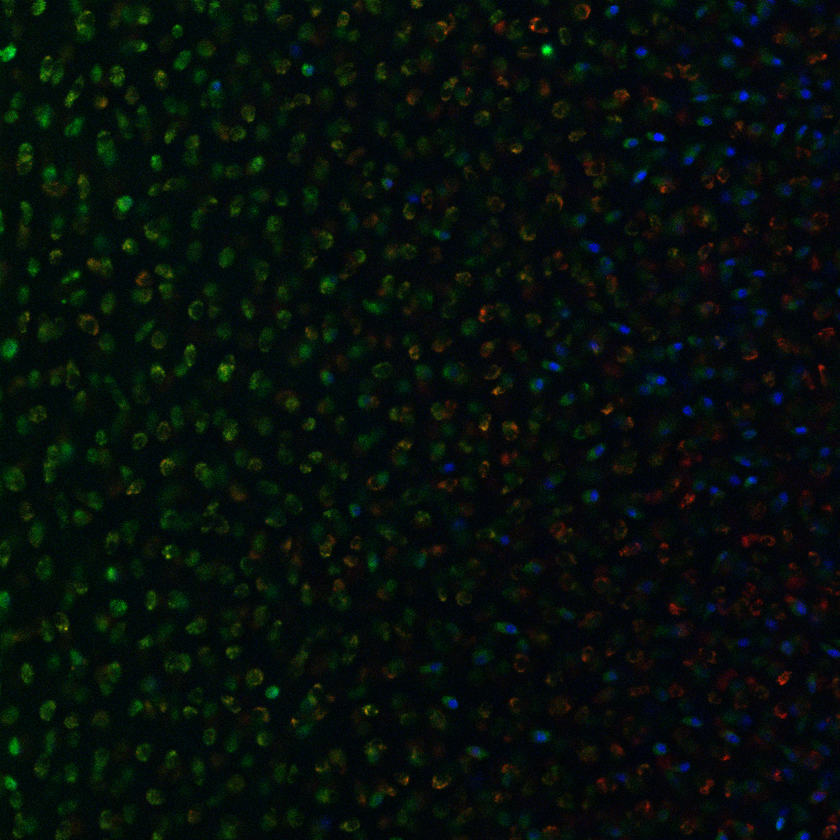
%> input picture test.tiff, 840 x 840 px, shrunk from 1024 x 1024 before the run
$ octave --eval "result = marker_watershed(imread('../test.tiff'));"   (GNU Octave 9; MATLAB toolbox functions it lacks are replaced by stand-ins)
%> lines starting %> are read from the running program, lines starting %| are printed output that depends on the picture
function L = marker_watershed(im, varargin)
%
% L = MARKER_WATERSHED(IM) computes the watershed transform of image IM
%
% L = MARKER_WATERSHED(IM, Name, Value ...) forces the foreground and/or
% background pixels to be basins, as indicated by the name, value pairs.
%   'Background'    Binary image the same size as IM where pixels labeled
%                   as true are forced to be background basins
%   'Foreground'    Binary image the same size as IM where pixels labeled
%                   as true are forced to be local basins
%
% The process is like MATLAB's watershed, but modified to:
%   1. invert im and convert intensity image in the domain [-1 0]
%   2. set positive background pixels (indicated in the binary background
%      input) to  -2
%   3. set positive forground pixels (indicated in the binary foreground
%      input) to -1
%   4. compute watershed transformation
%   5. enforce all regions with any background pixels to have the label 0
%   6. renumber all other regions to have unique consecutive positive
%      integer labels
%   7. preserve boundaries labeled as 0
%
% Lena Bartell, June 2016
%

% parse inputs
p = inputParser;
addOptional(p, 'Background', false(size(im)), @(y)isequal(size(im), size(y)));
addOptional(p, 'Foreground', false(size(im)), @(y)isequal(size(im), size(y)));
parse(p, varargin{:})
bg = p.Results.Background;
fg = p.Results.Foreground;

% invert raw image, projecting onto the domain [-1 0]
wsim = -mat2gray(im);
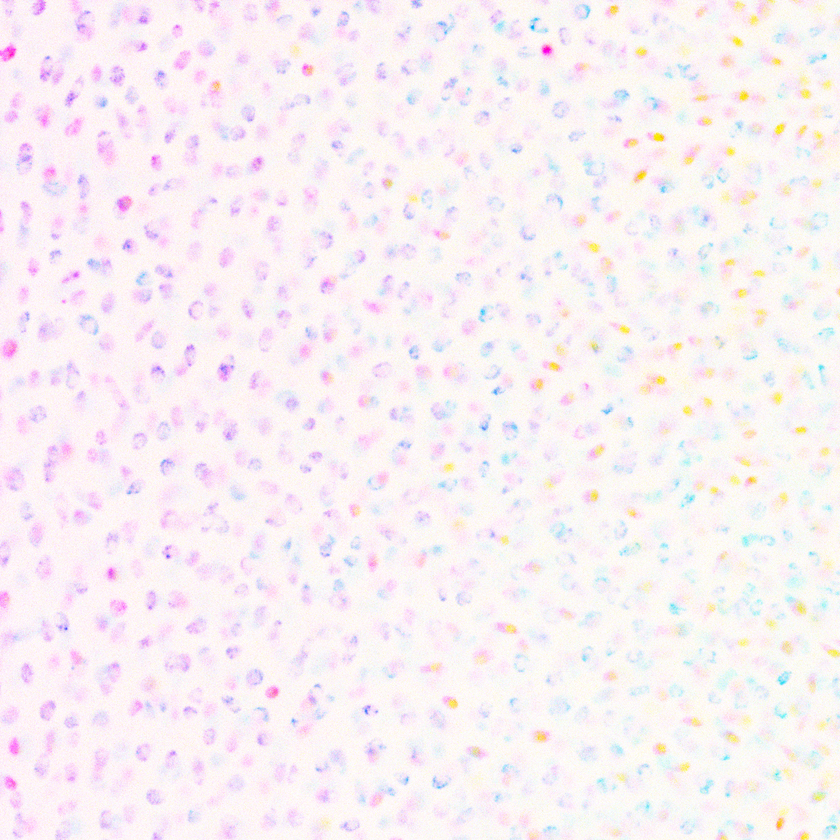
%> wsim: size 840x840x3 double; mean R, G, B -0.0245, -0.0589, -0.043; drawn with min black and max white

% force background to be one basin
wsim(bg) = -2;

% force foreground to be basin
wsim(fg) = -1;

% computer watershed transformation
L0 = watershed(wsim);
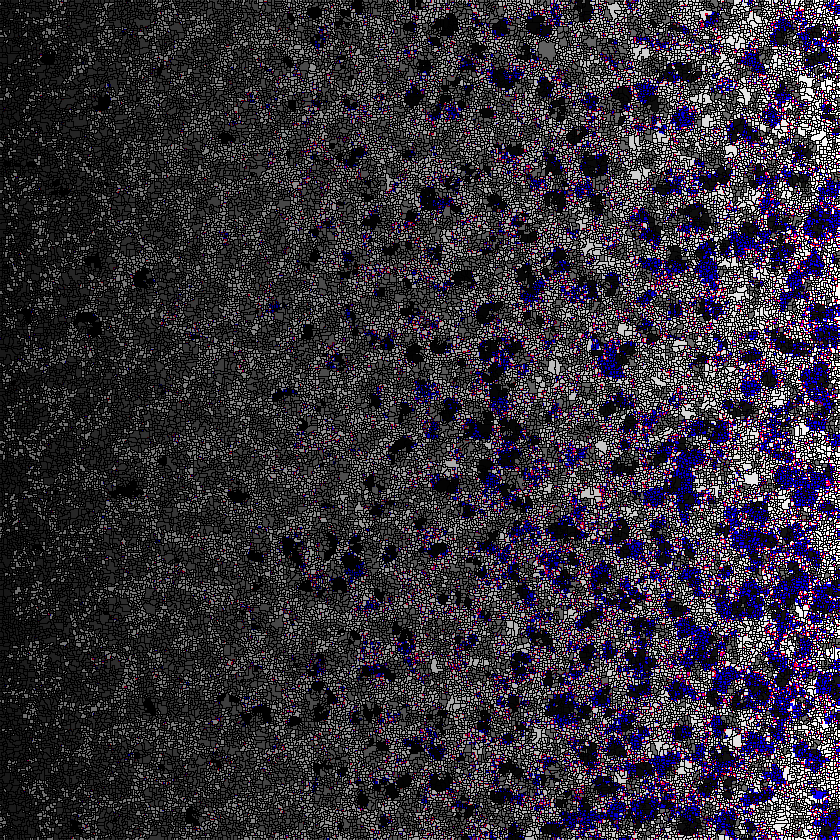
%> L0: size 840x840x3 uint16; mean R, G, B 13139, 11843.5, 14519.1; drawn with min black and max white

% convert to signed integer format & initialize output
[L0, L] = deal(L0);

% enforce all regions with any background pixels to be labeled 0
bgix = unique(L0(bg));
%> bgix = []
for ii = 1:length(bgix)
    L(L0==bgix(ii)) = 0;
end
%> this loop made 0 passes

% renumber label matrix to enforce all regions with any background pixels
% to be labeled 0 and to renumber foreground labels with unique
% consecutive positive integers (preserving boundaries labeled as 0)
newix = zeros([1 max(L0(:))], 'like', L);

allix = unique(L0);
bgix = unique(L0(bg));
fgix = allix(~ismember(allix, [0; bgix]));

newix(bgix) = 0;
newix(fgix) = 1:length(fgix);
newix = [0 newix];

L = newix(L0+1);
